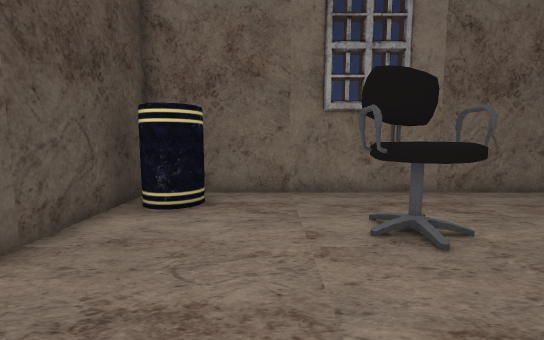
[1] (above)

16 first-person views from a walk through a scene from a Unity 3-D project. The camera is 1.4 m above the floor, tilts 6° down and sees 90° across. The floor is counted in squares, 1 m on a side. Each view is taken from the middle of a square. On the plan, view 1 faces up. The plan holds only what a view shows up to about 13 squares ahead; the rest is blank. The place goes on beyond the plan. The player character is not drawn.

[2]
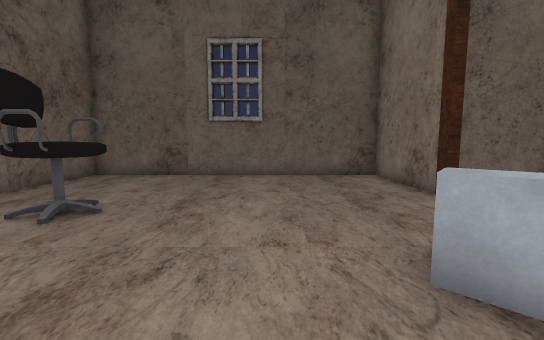

[3]
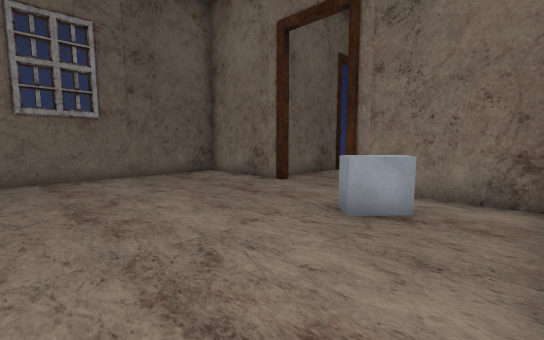

[4]
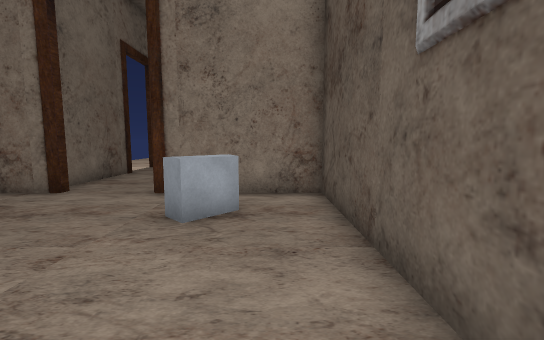

[5]
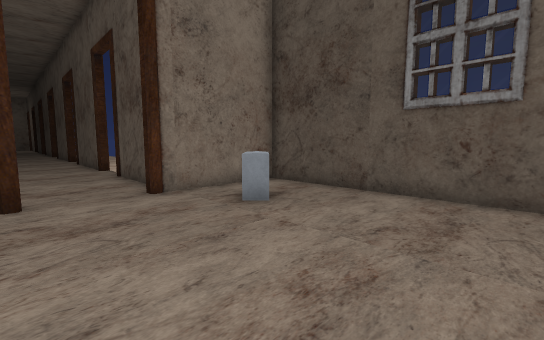

[6]
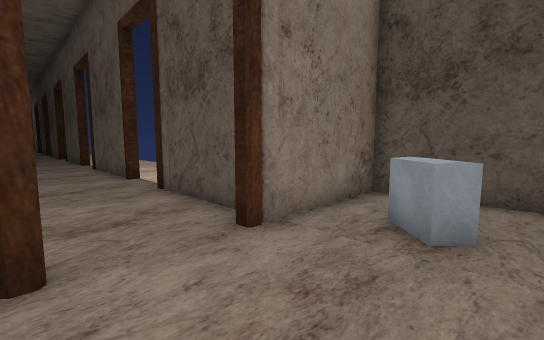

[7]
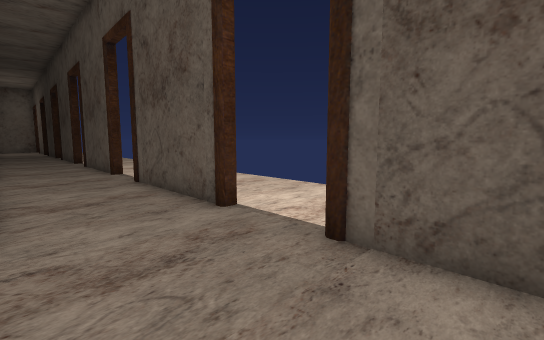

[8]
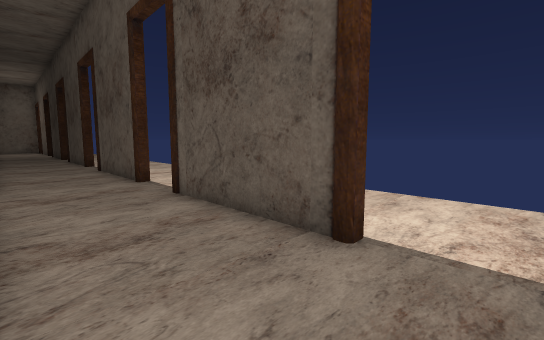

[9]
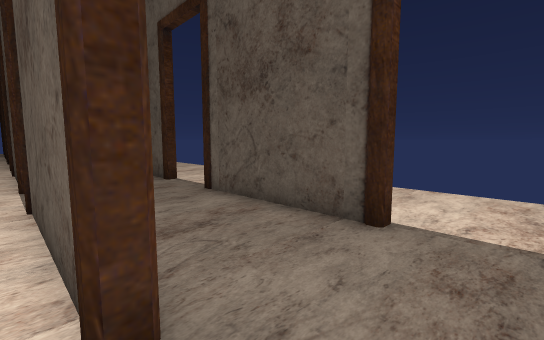

[10]
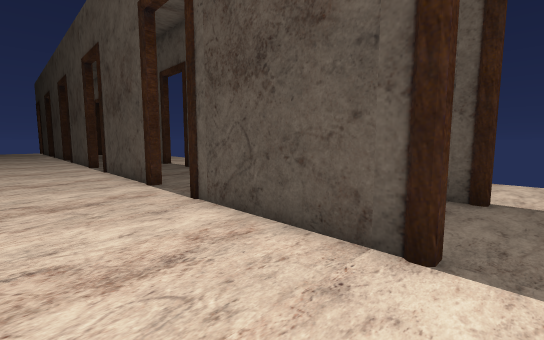

[11]
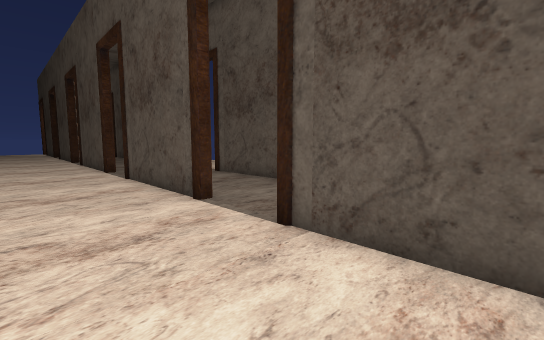

[12]
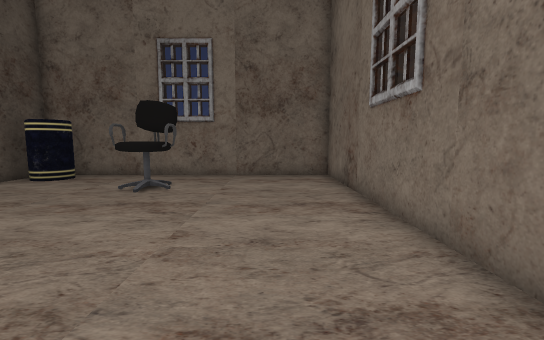

[13]
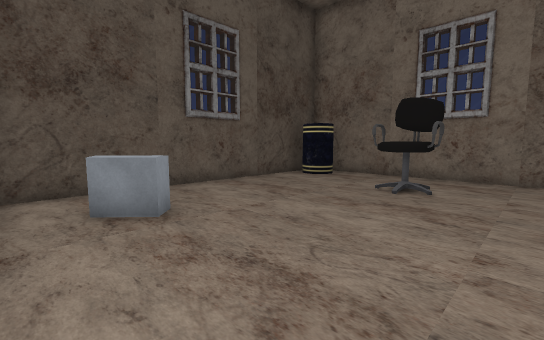

[14]
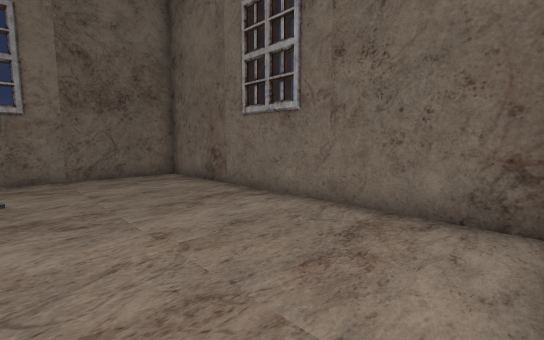

[15]
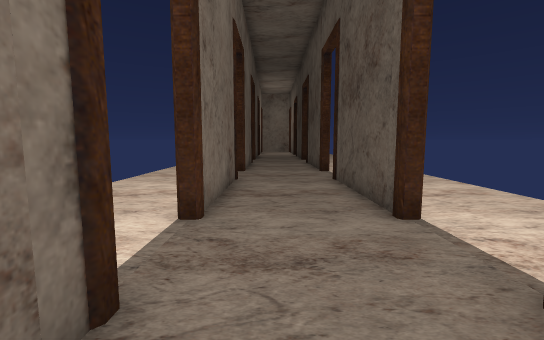

[16]
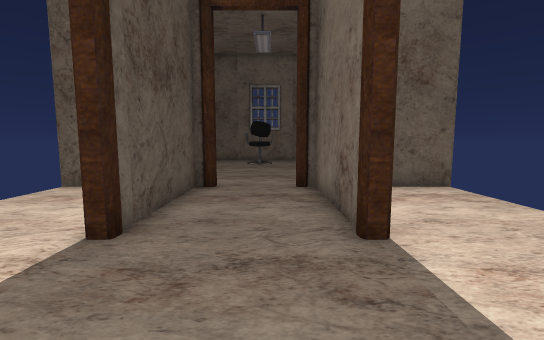

### Floor plan
Points are (right, up) in squares from view 1. A wall is a line through its corners. A room is listed if a view was taken in it or the views show most of it. See-through windows are left out.
Room 1 (views 1, 2, 3, 4, 5, 6, 7, 8, 12, 13, 14, 15, 16)
walls: (0.6, -4.6) (0.6, -9.2); (4.7, -9.2) (4.4, -9.2) (4.4, -4.6) (3.8, -4.6) (3.8, -4.4) (8.4, -4.4) (8.4, 7.4) (-1.3, 7.4); (4.2, -11.8) (4.6, -11.8); (0.6, -11.8) (0.6, -17.3); (-3.4, 7) (-3.4, -4.4) (1.2, -4.4) (1.2, -4.6); (4.4, -17.3) (4.4, -16.3); (0.6, -19.8) (0.6, -25.3); (4.4, -25.1) (4.4, -19.8) (4.6, -19.8)
ways out: opening at (5, -18.5) to room 2; opening at (5, -10.5) to room 2; gap at (5, -25) to room 2; opening at (1, -18.5); opening at (1, -10.5); gap at (1, -25)
objects: other object (-3, 6) to (-2, 7); other object (-1, -3) to (0, -2); chair (2, 4) to (3, 5)
Room 2 (views 9, 10, 11)
walls: (4.6, -11.8) (4.6, -17.3); (4.6, -19.8) (4.6, -25.3); (8.7, -4.6) (6.6, -4.6)
ways out: opening at (5, -18.5) to room 1; opening at (5, -10.5) to room 1; gap at (5, -25) to room 1

Where each view was taken, in squares from view 1:
view 1: 0 up, 0 right, facing up
view 2: 0 up, 3 left, facing right
view 3: 3 up, 3 left, facing down-right
view 4: 3 up, 2 left, facing down
view 5: 3 up, 4 right, facing down-left
view 6: 1 down, 4 right, facing down-left
view 7: 7 down, 4 right, facing down-left
view 8: 10 down, 4 right, facing down-left
view 9: 10 down, 5 right, facing down-left
view 10: 11 down, 8 right, facing down-left
view 11: 14 down, 8 right, facing down-left
view 12: 4 down, 6 right, facing up
view 13: 4 down, 5 right, facing up-left
view 14: 4 down, 3 right, facing up-right
view 15: 15 down, 3 right, facing down
view 16: 13 down, 3 right, facing up
